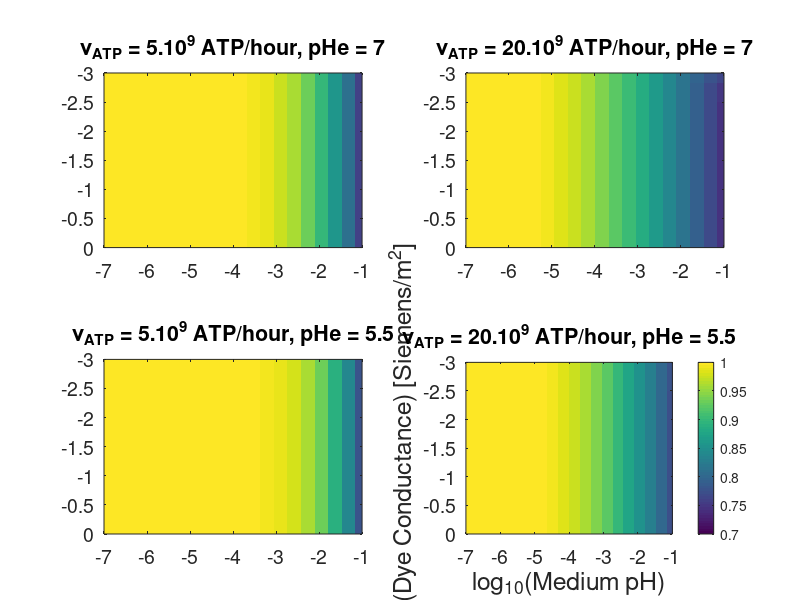

This chart was generated by the following MATLAB code: (Note: this script raises an error after producing the figure.)
%% For a given data set generated for fixed nu_ATP and dye conductivity, plot
% Impact on Osmotic pressure (%), Impact on V_m (%) and Load time as function
% of dye conductivity and extracellular concentration

clear all

figure(1)

% subplot 1
h1 = subplot(2 , 2 , 1);
load('data/27022017_DyeData_pHe=7_nuATP=5000000000.mat')

imagesc(log10(v.Dye_e) , log10(v.g_Dye) , v.V_m' / v.V_m(1 , 1));

xlim(log10([v.Dye_e(1) , v.Dye_e(end)]))
ylim(log10([v.g_Dye(1) , v.g_Dye(end)]))
caxis([0.7 1])


title_s1 = title('\nu_{ATP} = 5.10^9 ATP/hour, pHe = 7' , 'fontsize' , 13);

set(gca , 'fontsize' , 14)

grid off

% subplot 2
h2 = subplot(2 , 2 , 2);
load('data/27022017_DyeData_pHe=7_nuATP=20000000000.mat')

imagesc(log10(v.Dye_e) , log10(v.g_Dye) , v.V_m' / v.V_m(1 , 1));

xlim(log10([v.Dye_e(1) , v.Dye_e(end)]))
ylim(log10([v.g_Dye(1) , v.g_Dye(end)]))
caxis([0.7 1])

title_s2 = title('\nu_{ATP} = 20.10^9 ATP/hour, pHe = 7' , 'fontsize' , 13);

set(gca , 'fontsize' , 14)

grid off

% subplot 3
h3 = subplot(2 , 2 , 3);
load('data/27022017_DyeData_pHe=5.500000e+00_nuATP=5000000000.mat')

imagesc(log10(v.Dye_e) , log10(v.g_Dye) , v.V_m' / v.V_m(1 , 1));

xlim(log10([v.Dye_e(1) , v.Dye_e(end)]))
ylim(log10([v.g_Dye(1) , v.g_Dye(end)]))
caxis([0.7 1])

title_s3 = title('\nu_{ATP} = 5.10^9 ATP/hour, pHe = 5.5' , 'fontsize' , 13);

set(gca , 'fontsize' , 14)

grid off

% subplot 4
h4 = subplot(2 , 2 , 4);
load('data/27022017_DyeData_pHe=5.500000e+00_nuATP=20000000000.mat');

imagesc(log10(v.Dye_e) , log10(v.g_Dye) , v.V_m' / v.V_m(1 , 1));

xlim(log10([v.Dye_e(1) , v.Dye_e(end)]))
ylim(log10([v.g_Dye(1) , v.g_Dye(end)]))
caxis([0.7 1])

title_s4 = title('\nu_{ATP} = 20.10^9 ATP/hour, pHe = 5.5' , 'fontsize' , 13);

set(gca , 'fontsize' , 14)

grid off

cbar = colorbar;

y_label = ylabel('log_{10}(Dye Conductance) [Siemens/m^2]' , 'fontsize' , 18);
x_label = xlabel('log_{10}(Medium pH)' , 'fontsize' , 18);

posx=get(x_label,'Pos');
set(x_label,'Pos',[-8 0.6 posx(3)])

posy=get(y_label,'Pos');
set(y_label,'Pos',[-15.5 -4 1])

set(cbar    , 'Position' , [0.85 , 0.1 , 0.04 , 0.8])

% Rescale size of subplot
RescalingSize = 0.9;

% Step 2: get current position
p1 = get(h1 , 'position');
p2 = get(h2 , 'position');
p3 = get(h3 , 'position');
p4 = get(h4 , 'position');

% Step 2: update position/size
p1(3) = p1(3) * RescalingSize;
p1(4) = p1(4) * RescalingSize;

p2(3) = p2(3) * RescalingSize;
p2(4) = p2(4) * RescalingSize;

p3(3) = p3(3) * RescalingSize;
p3(4) = p3(4) * RescalingSize;

p4(3) = p4(3) * RescalingSize;
p4(4) = p4(4) * RescalingSize;

% Step3: Impose rescaling
set(h1 , 'position' , p1) 
set(h2 , 'position' , p2) 
set(h3 , 'position' , p3) 
set(h4 , 'position' , p4) 

% Move slightly left subplot 2 & 4
MoveLeft = 0.9;

p2(1) = p2(1) * MoveLeft;
p4(1) = p4(1) * MoveLeft;

set(h2 , 'position' , p2)
set(h4 , 'position' , p4)

% Label colorbar
c_label = ylabel(cbar, 'Membrane Potential [%]' , 'rot' , -90 , 'position' , [10 0.865 1]);

set(c_label , 'fontsize' , 18)
%set(c_label , 'position' , [0.9 , 0.5 10])
set(gca , 'fontsize' , 14)

print(gcf , 'Figures/Dye_Delta_Vm.eps' , '-dpsc2')

%% Figure 2: Variation in osmotic pressure
figure(2)
% subplot 1
h1 = subplot(2 , 2 , 1);
load('data/27022017_DyeData_pHe=7_nuATP=5000000000.mat')

imagesc(log10(v.Dye_e) , log10(v.g_Dye) , log10(v.OsmoticP' / v.OsmoticP(1 , 1) * 100));

xlim(log10([v.Dye_e(1) , v.Dye_e(end)]))
ylim(log10([v.g_Dye(1) , v.g_Dye(end)]))
caxis([2 4])


title_s1 = title('\nu_{ATP} = 5.10^9 ATP/hour, pHe = 7' , 'fontsize' , 13);

set(gca , 'fontsize' , 14)

grid off

% subplot 2
h2 = subplot(2 , 2 , 2);
load('data/27022017_DyeData_pHe=7_nuATP=20000000000.mat')

imagesc(log10(v.Dye_e) , log10(v.g_Dye) , log10(v.OsmoticP' / v.OsmoticP(1 , 1) * 100));

xlim(log10([v.Dye_e(1) , v.Dye_e(end)]))
ylim(log10([v.g_Dye(1) , v.g_Dye(end)]))
caxis([2 4])

title_s2 = title('\nu_{ATP} = 20.10^9 ATP/hour, pHe = 7' , 'fontsize' , 13);

set(gca , 'fontsize' , 14)

grid off

% subplot 3
h3 = subplot(2 , 2 , 3);
load('data/27022017_DyeData_pHe=5.500000e+00_nuATP=5000000000.mat')

imagesc(log10(v.Dye_e) , log10(v.g_Dye) , log10(v.OsmoticP' / v.OsmoticP(1 , 1) * 100));

xlim(log10([v.Dye_e(1) , v.Dye_e(end)]))
ylim(log10([v.g_Dye(1) , v.g_Dye(end)]))
caxis([2 4])

title_s3 = title('\nu_{ATP} = 5.10^9 ATP/hour, pHe = 5.5' , 'fontsize' , 13);

set(gca , 'fontsize' , 14)

grid off

% subplot 4
h4 = subplot(2 , 2 , 4);
load('data/27022017_DyeData_pHe=5.500000e+00_nuATP=20000000000.mat');

imagesc(log10(v.Dye_e) , log10(v.g_Dye) , log10(v.OsmoticP' / v.OsmoticP(1 , 1) * 100));

xlim(log10([v.Dye_e(1) , v.Dye_e(end)]))
ylim(log10([v.g_Dye(1) , v.g_Dye(end)]))
caxis([2 4])

title_s4 = title('\nu_{ATP} = 20.10^9 ATP/hour, pHe = 5.5' , 'fontsize' , 13);

set(gca , 'fontsize' , 14)

grid off

cbar = colorbar;

y_label = ylabel('log_{10}(Dye Conductance) [Siemens/m^2]' , 'fontsize' , 18);
x_label = xlabel('log_{10}(Medium pH)' , 'fontsize' , 18);

posx=get(x_label,'Pos');
set(x_label,'Pos',[-8 0.6 posx(3)])

posy=get(y_label,'Pos');
set(y_label,'Pos',[-15.5 -4 1])

set(cbar    , 'Position' , [0.85 , 0.1 , 0.04 , 0.8])

% Rescale size of subplot
RescalingSize = 0.9;

% Step 2: get current position
p1 = get(h1 , 'position');
p2 = get(h2 , 'position');
p3 = get(h3 , 'position');
p4 = get(h4 , 'position');

% Step 2: update position/size
p1(3) = p1(3) * RescalingSize;
p1(4) = p1(4) * RescalingSize;

p2(3) = p2(3) * RescalingSize;
p2(4) = p2(4) * RescalingSize;

p3(3) = p3(3) * RescalingSize;
p3(4) = p3(4) * RescalingSize;

p4(3) = p4(3) * RescalingSize;
p4(4) = p4(4) * RescalingSize;

% Step3: Impose rescaling
set(h1 , 'position' , p1) 
set(h2 , 'position' , p2) 
set(h3 , 'position' , p3) 
set(h4 , 'position' , p4) 

% Move slightly left subplot 2 & 4
MoveLeft = 0.9;

p2(1) = p2(1) * MoveLeft;
p4(1) = p4(1) * MoveLeft;

set(h2 , 'position' , p2)
set(h4 , 'position' , p4)

% Label colorbar
c_label = ylabel(cbar, 'log_{10}(Osmotic Pressure) [%]' , 'rot' , -90 , 'position' , [10 2.865 1]);

set(c_label , 'fontsize' , 18)
%set(c_label , 'position' , [0.9 , 0.5 10])
set(gca , 'fontsize' , 14)

print(gcf , 'Figures/Dye_Delta_OsmoticPressure.eps' , '-dpsc2')

%% Figure 3: Loading Time
figure(3)
% subplot 1
h1 = subplot(2 , 2 , 1);
load('data/27022017_DyeData_pHe=7_nuATP=5000000000.mat')

imagesc(log10(v.Dye_e) , log10(v.g_Dye) , log10(v.LoadingTime'));

xlim(log10([v.Dye_e(1) , v.Dye_e(end)]))
ylim(log10([v.g_Dye(1) , v.g_Dye(end)]))
caxis([0 7])


title_s1 = title('\nu_{ATP} = 5.10^9 ATP/hour, pHe = 7' , 'fontsize' , 13);

set(gca , 'fontsize' , 14)

grid off

% subplot 2
h2 = subplot(2 , 2 , 2);
load('data/27022017_DyeData_pHe=7_nuATP=20000000000.mat')

imagesc(log10(v.Dye_e) , log10(v.g_Dye) , log10(v.LoadingTime'));

xlim(log10([v.Dye_e(1) , v.Dye_e(end)]))
ylim(log10([v.g_Dye(1) , v.g_Dye(end)]))
caxis([0 7])

title_s2 = title('\nu_{ATP} = 20.10^9 ATP/hour, pHe = 7' , 'fontsize' , 13);

set(gca , 'fontsize' , 14)

grid off

% subplot 3
h3 = subplot(2 , 2 , 3);
load('data/27022017_DyeData_pHe=5.500000e+00_nuATP=5000000000.mat')

imagesc(log10(v.Dye_e) , log10(v.g_Dye) , log10(v.LoadingTime'));

xlim(log10([v.Dye_e(1) , v.Dye_e(end)]))
ylim(log10([v.g_Dye(1) , v.g_Dye(end)]))
caxis([0 7])

title_s3 = title('\nu_{ATP} = 5.10^9 ATP/hour, pHe = 5.5' , 'fontsize' , 13);

set(gca , 'fontsize' , 14)

grid off

% subplot 4
h4 = subplot(2 , 2 , 4);
load('data/27022017_DyeData_pHe=5.500000e+00_nuATP=20000000000.mat');

imagesc(log10(v.Dye_e) , log10(v.g_Dye) , log10(v.LoadingTime'));

xlim(log10([v.Dye_e(1) , v.Dye_e(end)]))
ylim(log10([v.g_Dye(1) , v.g_Dye(end)]))
caxis([0 7])

title_s4 = title('\nu_{ATP} = 20.10^9 ATP/hour, pHe = 5.5' , 'fontsize' , 13);

set(gca , 'fontsize' , 14)

grid off

cbar = colorbar;

y_label = ylabel('log_{10}(Dye Conductance) [Siemens/m^2]' , 'fontsize' , 18);
x_label = xlabel('log_{10}(Medium pH)' , 'fontsize' , 18);

posx=get(x_label,'Pos');
set(x_label,'Pos',[-8 0.6 posx(3)])

posy=get(y_label,'Pos');
set(y_label,'Pos',[-15.5 -4 1])

set(cbar    , 'Position' , [0.85 , 0.1 , 0.04 , 0.8])

% Rescale size of subplot
RescalingSize = 0.9;

% Step 2: get current position
p1 = get(h1 , 'position');
p2 = get(h2 , 'position');
p3 = get(h3 , 'position');
p4 = get(h4 , 'position');

% Step 2: update position/size
p1(3) = p1(3) * RescalingSize;
p1(4) = p1(4) * RescalingSize;

p2(3) = p2(3) * RescalingSize;
p2(4) = p2(4) * RescalingSize;

p3(3) = p3(3) * RescalingSize;
p3(4) = p3(4) * RescalingSize;

p4(3) = p4(3) * RescalingSize;
p4(4) = p4(4) * RescalingSize;

% Step3: Impose rescaling
set(h1 , 'position' , p1) 
set(h2 , 'position' , p2) 
set(h3 , 'position' , p3) 
set(h4 , 'position' , p4) 

% Move slightly left subplot 2 & 4
MoveLeft = 0.9;

p2(1) = p2(1) * MoveLeft;
p4(1) = p4(1) * MoveLeft;

set(h2 , 'position' , p2)
set(h4 , 'position' , p4)

% Label colorbar
c_label = ylabel(cbar, 'log_{10}(Loading Time) [seconds]' , 'rot' , -90 , 'position' , [8 3 1]);

set(c_label , 'fontsize' , 18)
%set(c_label , 'position' , [0.9 , 0.5 10])
set(gca , 'fontsize' , 14)

print(gcf , 'Figures/Dye_Delta_LoadingTime.eps' , '-dpsc2')
